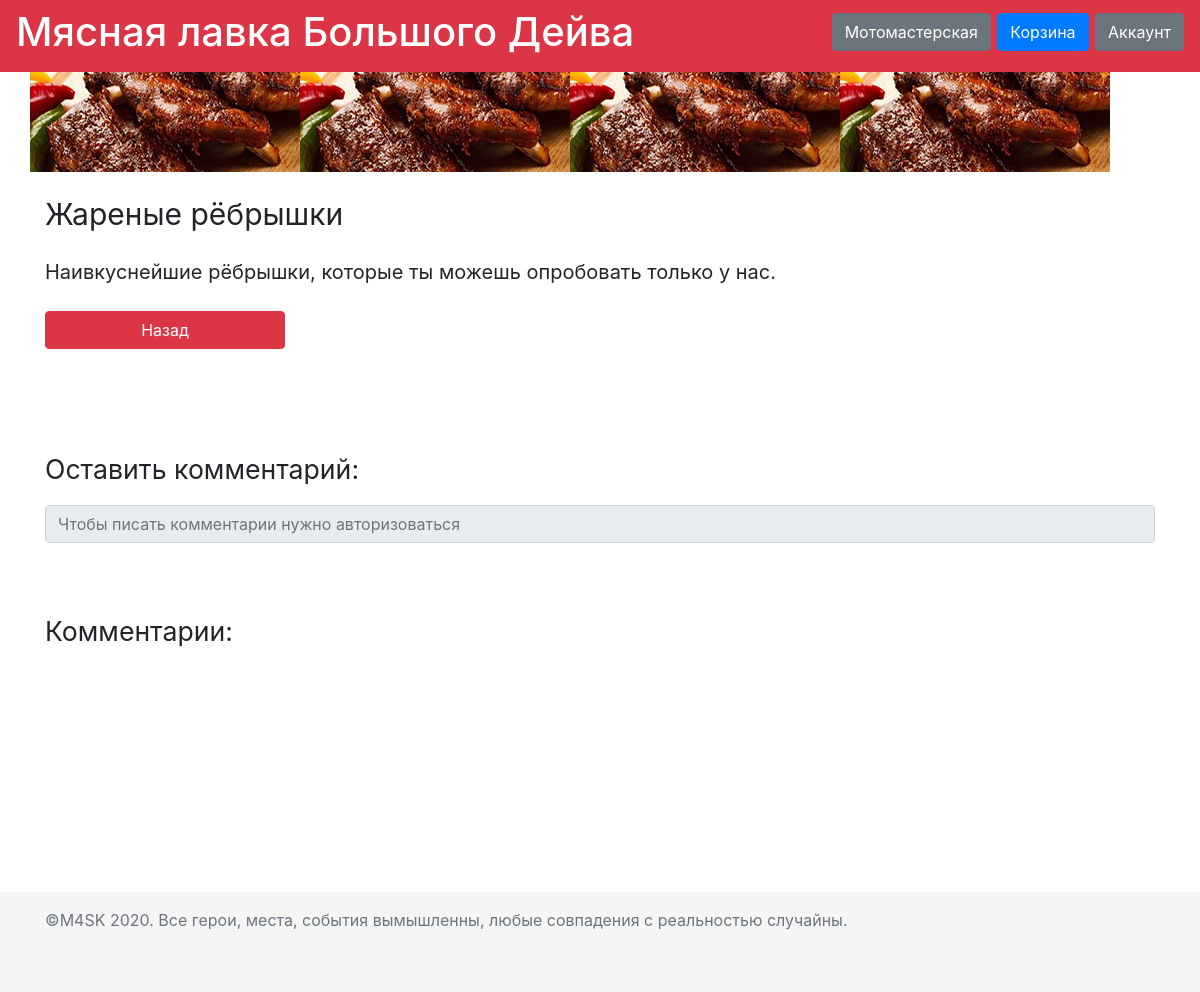
Page /eatery/2 on the committed database.
### data/Dish.py (models this page shows, shortened)
class Dish(SqlAlchemyBase, UserMixin, SerializerMixin):
    __tablename__ = 'dishes'
    id = sqlalchemy.Column(sqlalchemy.Integer, primary_key=True, autoincrement=True)
    photo = sqlalchemy.Column(sqlalchemy.String)
    name = sqlalchemy.Column(sqlalchemy.String, nullable=True)
    short_description = sqlalchemy.Column(sqlalchemy.String, nullable=True)
    full_description = sqlalchemy.Column(sqlalchemy.String, nullable=True)
    price = sqlalchemy.Column(sqlalchemy.Float, nullable=True)
    cart = orm.relation("Cart", back_populates='dish')
    comment = orm.relation("Comment", back_populates='dish')

### flask_app.py (the view)
    @app.route('/eatery/<int:id>', methods=['GET', 'POST'])
    def current_dish(id):
        session = db_session.create_session()
        dish = session.query(Dish).get(id)
        comment = session.query(Comment).filter(Comment.dish == dish).all()
        comment.reverse()
        if current_user.is_authenticated:
            user = session.query(User).filter(User.id == current_user.id).first()
            form = CommentForm()
            if form.validate_on_submit():
                comm = Comment(
                    text=form.comment.data,
                    dish=dish,
                    user=user
                )
                session.add(comm)
                session.commit()
                return redirect('/eatery/' + str(id))
        else:
            user = False
            form = None
        return render_template('eatery-dish.html', title=dish.name, dish=dish, comment=comment, user=user, form=form)

### data/db_session.py (called while the page is built)
def create_session() -> Session:
    global __factory
    return __factory()

### templates/eatery-dish.html (shortened to what this page needs)
{% extends "base_eatery.html" %}
{% block content %}
<div class="row">
    <img src={{ dish.photo }} alt={{ dish.photo }}>
    <img src={{ dish.photo }} alt={{ dish.photo }}>
    <img src={{ dish.photo }} alt={{ dish.photo }}>
    <img src={{ dish.photo }} alt={{ dish.photo }}>
</div>
<p style="font-size: 30px;">
    {{ dish.name }}<br>
</p>
<p style="font-size: 20px;">{{ dish.full_description }}</p>
<p>
    <a href="/eatery" class="btn btn-danger" style="width: 15rem; height: 2,5rem;">Назад</a>
</p>
<p><br><br>Оставить комментарий:</p>
{% if user %}
<div class="card" style="width: 48rem; margin: 10px;">
    <form action="" method="post">
        {{ form.hidden_tag() }}
        {{ form.csrf_token }}
        <div class="form-group row">
            <label for="staticEmail" class="col-sm-2 col-form-label">Имя</label>
            <div class="col-sm-10">
                <input type="text" readonly class="form-control-plaintext" id="staticEmail"
                       value="{{user.surname}} {{user.name}}">
            </div>
        </div>
        {{ form.comment.label }}<br>
        {{ form.comment(class="form-control") }}<br>
        {{ form.submit(type="submit", class="btn btn-danger") }}
    </form>
</div>
{% else %}
<input class="form-control" type="text" placeholder="Чтобы писать комментарии нужно авторизоваться" readonly>
{% endif %}
<br>
<br>
<p>Комментарии:</p>
{% endblock %}

### static/css/style.css (style rules this page uses)
a { color: white; font: Raleway-Bold; }
p { margin-top: 20px; font-size: 20pt; font-style: Lato-Light }

### rows in the picture
Dish: photo (picture), name "Жареные рёбрышки", full_description "Наивкуснейшие рёбрышки, которые ты можешь опробовать только у нас."
